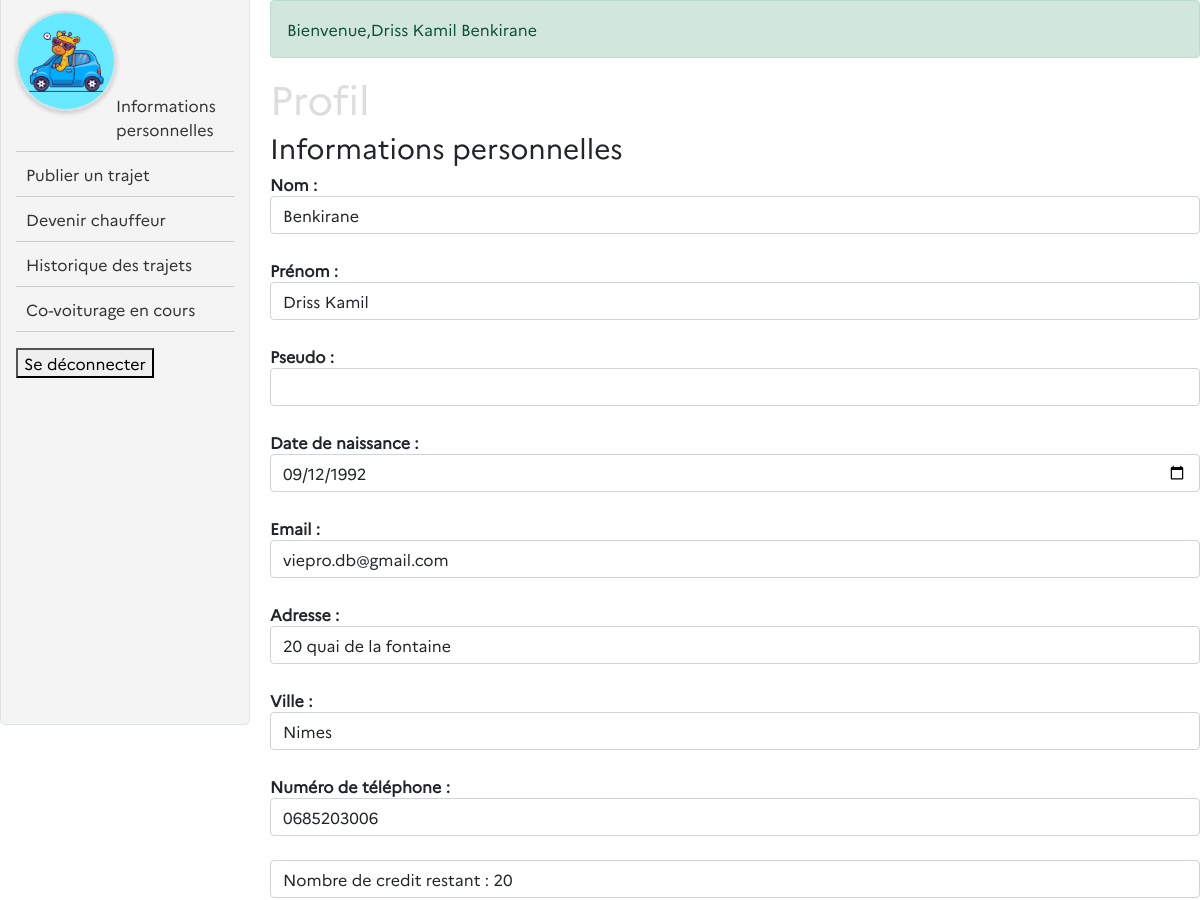
The app's page /pages/account.php (signed in, middle part), older data.
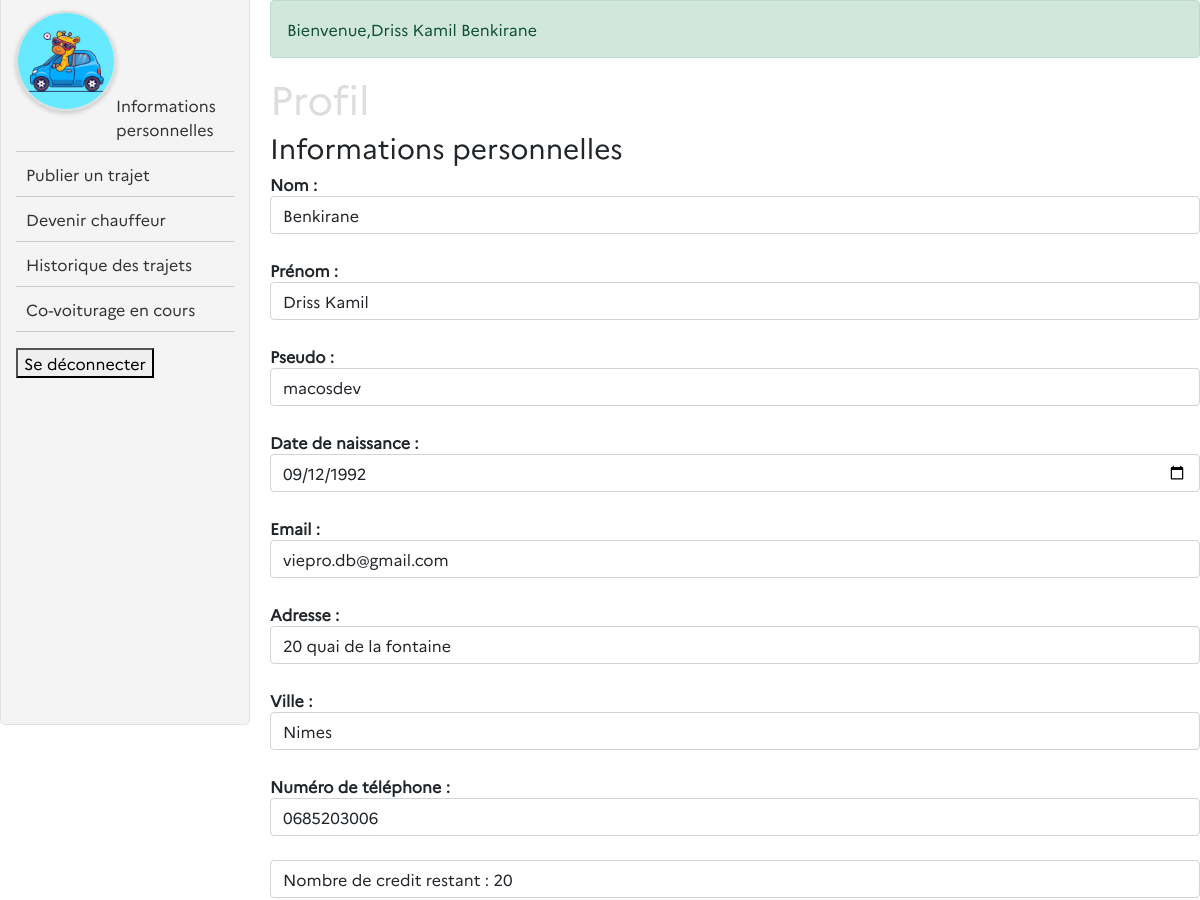
The same page, newer data.
### tables this page shows
CREATE TABLE "utilisateurs" (
	"user_id"	INTEGER,
	"nom"	TEXT,
	"prenom"	TEXT,
	"adresse"	TEXT,
	"email"	TEXT UNIQUE,
	"password"	TEXT,
	"telephone"	TEXT,
	"date_naissance"	TEXT,
	"photo"	BLOB,
	"pseudo"	TEXT UNIQUE,
	"credits"	INTEGER DEFAULT 20,
	"ville"	TEXT,
	"is_conducteur"	TEXT DEFAULT 'non',
	PRIMARY KEY("user_id" AUTOINCREMENT)
);

### pages/account.php (the view, shortened to what this page needs)
<?php
$pdo = new PDO("sqlite:/Users/macosdev/Documents/GitHub/ecoRide-DrissBenkirane/ecorideDatabase.db");
$pdo->setAttribute(PDO::ATTR_ERRMODE, PDO::ERRMODE_EXCEPTION);
$userInfos = [];
$success = null;
if (isset($_SESSION['loggedin']) && $_SESSION['loggedin'] === true && isset($_SESSION['user_id'])) {
    $userId = $_SESSION['user_id'];
    try {
        $stmt = $pdo->prepare("SELECT * FROM utilisateurs WHERE user_id = :id");
        $stmt->bindParam(':id', $userId);
        $stmt->execute();
        $userInfos = $stmt->fetchAll(PDO::FETCH_OBJ);
        $success = "Bienvenue," . $userInfos[0]->prenom . " " . $userInfos[0]->nom;
    } catch (PDOException $e) {
        echo "Erreur de base de données : " . $e->getMessage();
    }
} else {
    header("Location: http://localhost:4000/pages/login.php");
    exit();
}
require_once '/Users/macosdev/Documents/GitHub/ecoRide-DrissBenkirane/elements/header.php';
?>
<link rel="stylesheet" href="styles/account.css">
<div style="display: flex;">
    <div class="sidebar">
        <div class="menu">
            <?php if (!empty($userInfos)): ?>
                <?php foreach ($userInfos as $userInfo): ?>
                    <img src="<?= $userInfo->photo ?>" alt="Photo de profil" class="photo-utilisateur" width="100"
                        height="100"></br></br></br>
                <?php endforeach; ?>
            <?php endif; ?>
            <ul>
                <li><a href="#section1">Informations personnelles</a></li>
                <li><a href="#section2">Publier un trajet</a></li>
                <li><a href="#section3">Devenir chauffeur</a></li>
                <li><a href="#section4">Historique des trajets</a></li>
                <li><a href="#section5">Co-voiturage en cours</a></li>
            </ul>
        </div>
        <form method="post">
            <button type="submit" name="logout" class="logout-btn">Se déconnecter</button>
        </form>
    </div>
    <div style="flex-grow: 1;">
        <?php if (isset($success)) : ?>
            <div class="alert alert-success container" role="alert">
                <?= $success ?></br>
            </div>
        <?php endif; ?>
        <h1>Profil</h1>
        <div class="profil">
            <?php if (!empty($userInfos)): ?>
                <?php foreach ($userInfos as $userInfo): ?>
                    <h3>Informations personnelles</h3>
                    <div class="profil-info" id="">
                        <form action="" method="post">
                            <div class="form-group">
                                <strong>Nom :</strong></br><input class="form-control" type="text" name="nom"
                                    value="<?= htmlspecialchars($userInfo->nom) ?>" required></br>
                                <strong>Prénom :</strong></br><input class="form-control" type="text" name="prenom"
                                    value="<?= htmlspecialchars($userInfo->prenom) ?>" required></br>
                                <strong>Pseudo :</strong></br><input class="form-control" type="text" name="pseudo"
                                    value="<?= htmlspecialchars($userInfo->pseudo) ?>" required></br>
                                <strong>Date de naissance :</strong></br><input class="form-control" type="date"
                                    name="date_naissance" value="<?= htmlspecialchars($userInfo->date_naissance) ?>"
                                    required></br>
                                <strong>Email :</strong></br><input class="form-control" type="email" name="email"
                                    value="<?= htmlspecialchars($userInfo->email) ?>" required></br>
                                <strong>Adresse :</strong></br><input class="form-control" type="text" name="adresse"
                                    value="<?= htmlspecialchars($userInfo->adresse) ?>" required></br>
                                <strong>
                                    Ville :</strong></br><input class="form-control" type="text" name="ville"
                                    value="<?= htmlspecialchars($userInfo->ville) ?>" required></br>
                                <strong>Numéro de téléphone :</strong></br><input class="form-control" type="text"
                                    name="telephone" value="<?= htmlspecialchars($userInfo->telephone) ?>" required></br>
                                <strong class="form-control">Nombre de credit restant :
                                    <?= htmlspecialchars($userInfo->credits) ?></strong></br>
                            <?php endforeach; ?>
                        <?php else: ?>
                            <p>Aucune information utilisateur trouvée.</p>
                        <?php endif; ?>
                        </form>
                    </div>
        </div>
        </body>
        </html>

### elements/header.php (shortened to what this page needs)
<!DOCTYPE html>
<html lang="en">
<head>
    <link rel="stylesheet" href="../styles/font.css">
    <link rel="stylesheet" href="../styles/covoiturage.css">
    <link rel="stylesheet" href="../styles/home.css">
    <link rel="stylesheet" href="../styles/header.css">
    <link rel="stylesheet" href="../styles/research.css">
    <link rel="stylesheet" href="../styles/footer.css">
    <link href="https://cdn.jsdelivr.net/npm/bootstrap@5.0.0/dist/css/bootstrap.min.css" rel="stylesheet">
</head>

### styles/covoiturage.css (style rules this page uses)
* { font-family: 'Marianne'; }
.sidebar { width: 200px; padding: 20px; background-color: #f8f9fa; border: 1px solid #dee2e6; border-radius: 5px; margin-right: 20px; }
.photo-utilisateur { width: 50px; height: 50px; border-radius: 50%; object-fit: cover; border: 2px solid #ddd; box-shadow: 0px 2px 5px rgba(0, 0, 0, 0.2); float: left; vertical-align: middle; }

### styles/home.css (style rules this page uses)
* { font-family: 'Marianne'; }
img { margin: 0 auto 10px; display: block; }

### styles/header.css (style rules this page uses)
* { font-family: 'Marianne'; }

### styles/research.css (style rules this page uses)
h1 { color: #ddd; }

### styles/footer.css (style rules this page uses)
html { position: relative; min-height: 100%; }

### styles/account.css (style rules this page uses)
.sidebar { width: 250px; background: #f4f4f4; padding: 15px; height: 100vh; }
.sidebar ul { list-style: none; padding: 0; }
.sidebar ul li { padding: 10px; border-bottom: 1px solid #ccc; }
.sidebar ul li a { text-decoration: none; color: #333; display: block; }
.photo-utilisateur { width: 100px; height: 100px; border-radius: 50%; border: 2px solid #ddd; box-shadow: 0px 2px 5px rgba(0, 0, 0, 0.2); }

Row changes from the older to the newer data that the page shows:
changed utilisateurs "Benkirane": pseudo (not shown) → "macosdev"
